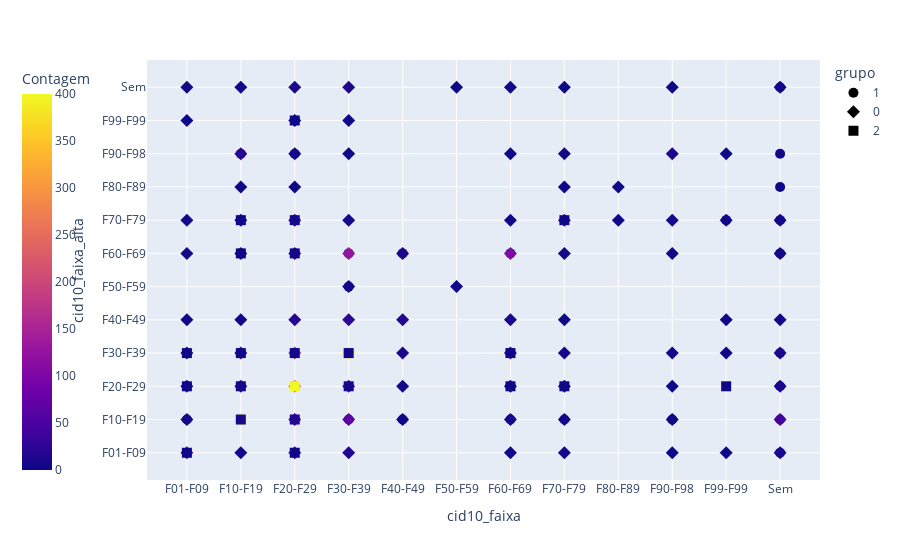

Notebook cell for this chart:
### Code cell
fig = px.scatter(df_counts, x='cid10_faixa', y='cid10_faixa_alta', color='Contagem', symbol='grupo')
fig.update_traces(marker_size=10)
fig.update_layout(coloraxis=dict(cmax=400, cmin=0))
fig.update_layout(coloraxis_colorbar_x=-0.20)
fig.update_xaxes(categoryorder='category ascending')
fig.update_yaxes(categoryorder='category ascending')
fig.show()

### Figure 1 — Plotly figure (JSON) as saved in the notebook; plotly's stock layout.template omitted (floating-point values rounded to 4 significant figures)
{"data": [{"hovertemplate": "grupo=1<br>cid10_faixa=%{x}<br>cid10_faixa_alta=%{y}<br>Contagem=%{marker.color}<extra></extra>", "legendgroup": "1", "marker": {"color": [938, 83, 67, 34, 26, 16, 15, 13, 12, 12, 7, 7, 6, 5, 4, 4, 4, 4, 3, 3, 3, 2, 2, 2, 1, 1, 1, 1, 1, 1, 1, 1, 1, 1, 1], "coloraxis": "coloraxis", "size": 10, "symbol": "circle"}, "mode": "markers", "name": "1", "orientation": "v", "showlegend": true, "type": "scatter", "x": ["F10-F19", "Sem", "F20-F29", "Sem", "Sem", "F60-F69", "F20-F29", "F30-F39", "F10-F19", "F30-F39", "F10-F19", "F10-F19", "Sem", "F10-F19", "F90-F98", "Sem", "F10-F19", "F20-F29", "Sem", "Sem", "F20-F29", "F30-F39", "Sem", "F01-F09", "F20-F29", "F99-F99", "Sem", "F60-F69", "F60-F69", "F60-F69", "F40-F49", "F40-F49", "F70-F79", "F20-F29", "F30-F39"], "xaxis": "x", "y": ["F10-F19", "F10-F19", "F10-F19", "F20-F29", "F30-F39", "F10-F19", "F20-F29", "F10-F19", "F20-F29", "F30-F39", "F30-F39", "F60-F69", "F60-F69", "F70-F79", "F10-F19", "F70-F79", "F90-F98", "F30-F39", "F90-F98", "Sem", "F60-F69", "F60-F69", "F01-F09", "F10-F19", "F70-F79", "F70-F79", "F80-F89", "F20-F29", "F30-F39", "F60-F69", "F60-F69", "F10-F19", "F10-F19", "F90-F98", "F50-F59"], "yaxis": "y"}, {"hovertemplate": "grupo=0<br>cid10_faixa=%{x}<br>cid10_faixa_alta=%{y}<br>Contagem=%{marker.color}<extra></extra>", "legendgroup": "0", "marker": {"color": [777, 675, 256, 167, 128, 106, 70, 66, 64, 55, 54, 52, 47, 46, 44, 42, 41, 38, 25, 21, 18, 16, 16, 16, 14, 13, 13, 13, 12, 12, 11, 11, 10, 9, 9, 8, 8, 8, 8, 8, 7, 7, 7, 7, 6, 6, 6, 5, 5, 5, 5, 4, 4, 4, 4, 4, 4, 3, 3, 3, 3, 3, 3, 2, 2, 2, 2, 2, 2, 2, 2, 2, 1, 1, 1, 1, 1, 1, 1, 1, 1, 1, 1, 1, 1, 1, 1, 1, 1, 1], "coloraxis": "coloraxis", "size": 10, "symbol": "diamond"}, "mode": "markers", "name": "0", "orientation": "v", "showlegend": true, "type": "scatter", "x": ["F30-F39", "F10-F19", "F20-F29", "F20-F29", "F30-F39", "F60-F69", "F30-F39", "F30-F39", "F20-F29", "F01-F09", "F70-F79", "F20-F29", "F10-F19", "F10-F19", "F20-F29", "Sem", "F60-F69", "F20-F29", "F30-F39", "F10-F19", "F20-F29", "F30-F39", "F40-F49", "F01-F09", "F90-F98", "F01-F09", "F30-F39", "F10-F19", "F20-F29", "Sem", "Sem", "F60-F69", "F40-F49", "F40-F49", "F10-F19", "F01-F09", "F30-F39", "F10-F19", "Sem", "Sem", "F60-F69", "F70-F79", "F70-F79", "F01-F09", "F40-F49", "F01-F09", "Sem", "Sem", "F70-F79", "F70-F79", "F90-F98", "F60-F69", "F01-F09", "F70-F79", "Sem", "F90-F98", "F10-F19", "F80-F89", "F90-F98", "F99-F99", "F60-F69", "F20-F29", "F60-F69", "F30-F39", "F10-F19", "F70-F79", "F30-F39", "F30-F39", "F50-F59", "F01-F09", "F60-F69", "F20-F29", "F99-F99", "F99-F99", "F99-F99", "F20-F29", "F10-F19", "F99-F99", "F01-F09", "F90-F98", "F50-F59", "F60-F69", "F40-F49", "F70-F79", "F70-F79", "F70-F79", "F80-F89", "F90-F98", "F90-F98", "F90-F98"], "xaxis": "x", "y": ["F30-F39", "F10-F19", "F20-F29", "F30-F39", "F60-F69", "F60-F69", "F10-F19", "F20-F29", "F10-F19", "F01-F09", "F70-F79", "F60-F69", "F20-F29", "F30-F39", "F01-F09", "F10-F19", "F30-F39", "F70-F79", "F40-F49", "F90-F98", "F40-F49", "F01-F09", "F40-F49", "F30-F39", "F90-F98", "F20-F29", "Sem", "F60-F69", "Sem", "F30-F39", "F01-F09", "F40-F49", "F60-F69", "F30-F39", "F70-F79", "F10-F19", "F70-F79", "F01-F09", "F20-F29", "F60-F69", "F10-F19", "F20-F29", "F10-F19", "F70-F79", "F20-F29", "Sem", "Sem", "F40-F49", "F30-F39", "F01-F09", "F70-F79", "Sem", "F60-F69", "F60-F69", "F70-F79", "F30-F39", "Sem", "F70-F79", "F60-F69", "F70-F79", "F20-F29", "F90-F98", "F01-F09", "F99-F99", "F40-F49", "F90-F98", "F90-F98", "F50-F59", "F50-F59", "F40-F49", "F70-F79", "F99-F99", "F40-F49", "F90-F98", "F30-F39", "F80-F89", "F80-F89", "F01-F09", "F99-F99", "Sem", "Sem", "F90-F98", "F10-F19", "F40-F49", "F80-F89", "Sem", "F80-F89", "F01-F09", "F10-F19", "F20-F29"], "yaxis": "y"}, {"hovertemplate": "grupo=2<br>cid10_faixa=%{x}<br>cid10_faixa_alta=%{y}<br>Contagem=%{marker.color}<extra></extra>", "legendgroup": "2", "marker": {"color": [467, 18, 9, 7, 7, 5, 4, 4, 3, 2, 2, 1, 1, 1, 1, 1, 1, 1, 1, 1, 1, 1], "coloraxis": "coloraxis", "size": 10, "symbol": "square"}, "mode": "markers", "name": "2", "orientation": "v", "showlegend": true, "type": "scatter", "x": ["F20-F29", "F20-F29", "F10-F19", "F20-F29", "F30-F39", "F20-F29", "F30-F39", "F10-F19", "F20-F29", "F20-F29", "F70-F79", "F10-F19", "F10-F19", "F10-F19", "F01-F09", "F01-F09", "F99-F99", "F01-F09", "F60-F69", "F70-F79", "F60-F69", "F20-F29"], "xaxis": "x", "y": ["F20-F29", "F10-F19", "F10-F19", "F70-F79", "F20-F29", "F30-F39", "F30-F39", "F20-F29", "F01-F09", "F60-F69", "F20-F29", "F70-F79", "F60-F69", "F30-F39", "F30-F39", "F20-F29", "F20-F29", "F01-F09", "F30-F39", "F70-F79", "F20-F29", "F99-F99"], "yaxis": "y"}], "layout": {"coloraxis": {"cmax": 400, "cmin": 0, "colorbar": {"title": {"text": "Contagem"}, "x": -0.2}, "colorscale": [[0, "#0d0887"], [0.1111, "#46039f"], [0.2222, "#7201a8"], [0.3333, "#9c179e"], [0.4444, "#bd3786"], [0.5556, "#d8576b"], [0.6667, "#ed7953"], [0.7778, "#fb9f3a"], [0.8889, "#fdca26"], [1, "#f0f921"]]}, "legend": {"title": {"text": "grupo"}, "tracegroupgap": 0}, "margin": {"t": 60}, "xaxis": {"anchor": "y", "categoryorder": "category ascending", "domain": [0, 1], "title": {"text": "cid10_faixa"}}, "yaxis": {"anchor": "x", "categoryorder": "category ascending", "domain": [0, 1], "title": {"text": "cid10_faixa_alta"}}}}
